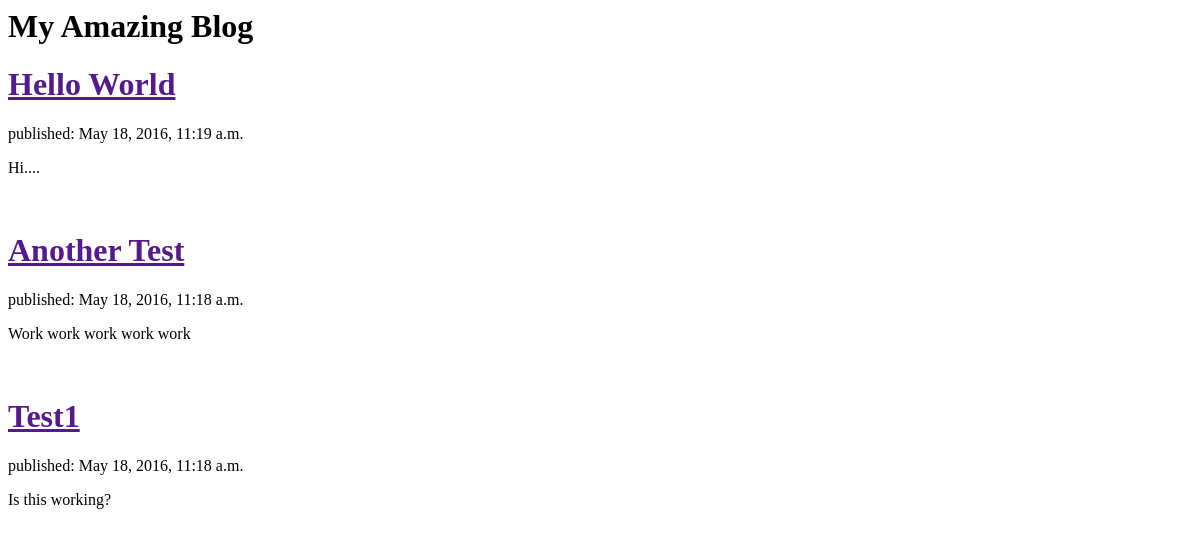
Before: / with the older database file.
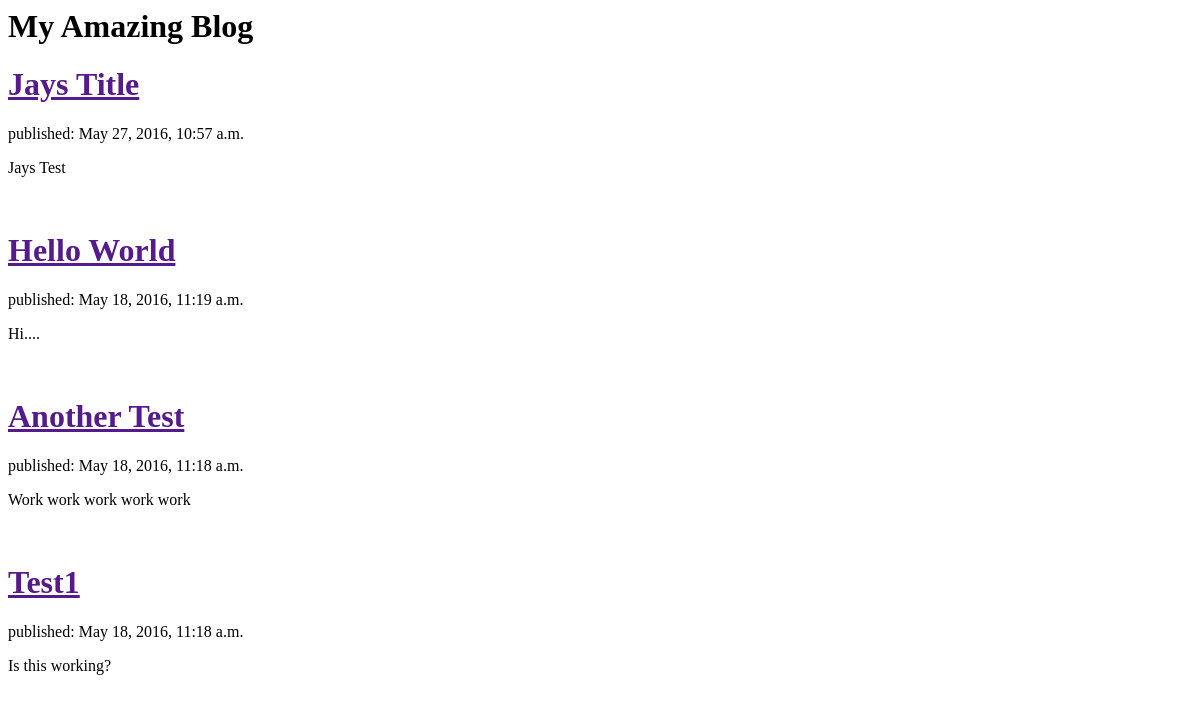
After: the same page with the newer database file.
### blog/models.py (models this page shows, shortened)
class Post(models.Model):
    author = models.ForeignKey('auth.User')
    title = models.CharField(max_length=200)
    text = models.TextField()
    created_date = models.DateTimeField(
            default=timezone.now)
    published_date = models.DateTimeField(
            blank=True, null=True)

### blog/views.py (the view)
# urls.py: url(r'^$', views.post_list, name='post_list'),
def post_list(request):
    posts = Post.objects.filter(published_date__lte=timezone.now()).order_by('-published_date')
    return render(request, 'blog/post_list.html', {'posts': posts})

### blog/templates/blog/post_list.html (shortened to what this page needs)
<html>
    <head>
    </head>
    <body>
        <h1> My Amazing Blog</h1>
{% for post in posts %}
    <div>
        <h1><a href="">{{ post.title }}</a></h1>
        <p>published: {{ post.published_date }}</p>
        <p>{{ post.text|linebreaks }}</p>
        <br />
    </div>
{% endfor %}
    </body>
</html>

Changed rows visible on the page:
added Post: title "Jays Title", published_date "May 27, 2016, 10:57 a.m.", text "Jays Test"
